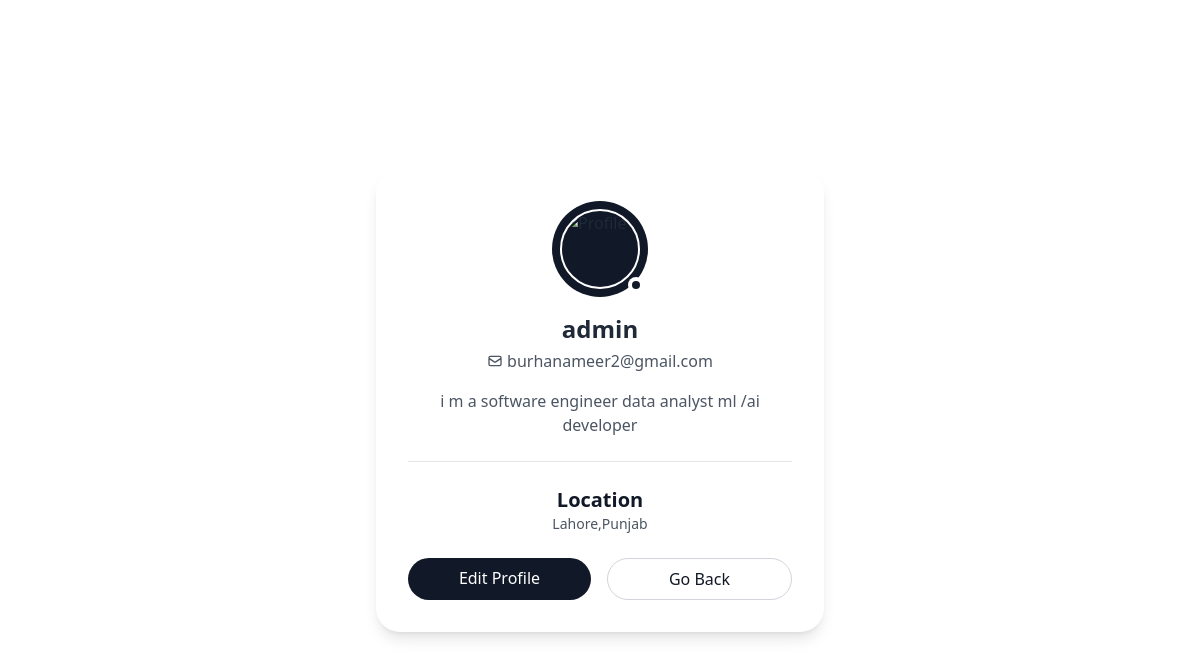
/profile/ (signed in), run on the app's committed database.
### homeusers/models.py (models this page shows, shortened)
class CustomUser(AbstractUser):
    RoleChoices = (
        ("customer", "Customer Account"),
        ("business", "Business Account")
    )
    role = models.CharField(max_length=20, choices=RoleChoices, default="customer")
    profile_pic = CloudinaryField(
        'image',
        folder="profile_pics/",
        default="profile_pics/crcmmzrp6a5il1tdx7al",
        null=True,
        blank=True
    )
    Bio=models.CharField(max_length=1000 ,null=True,blank=True)
    website=models.CharField(max_length=300, null=True, blank=True)
    location=models.CharField(max_length=300 ,null=True,blank=True)
    groups = models.ManyToManyField(
        'auth.Group',
        related_name='custom_user_groups',  # Changed related_name
        blank=True,
        help_text='The groups this user belongs to.',
        verbose_name='groups',
    )
    user_permissions = models.ManyToManyField(
        'auth.Permission',
        related_name='custom_user_permissions',  # Changed related_name
        blank=True,
        help_text='Specific permissions for this user.',
        verbose_name='user permissions',
    )
    class Meta:
        verbose_name = 'User'
        verbose_name_plural = 'Users'

### homebase/views.py (the view)
# urls.py: path("profile/",homeviews.Profile,name="profile"),
@login_required(login_url='login')
def Profile(request):
    context = {}
    if request.user.role == 'business':
        post_count = Products.objects.filter(admin=request.user).count()
        context['post_count'] = post_count
    return render(request, 'profile.html', context)

### homebase/templates/profile.html (shortened to what this page needs)
{% load static %}
<!DOCTYPE html>
<html lang="en">
<head>
  <link rel="stylesheet" href="{% static 'css/dist/styles.css' %}" />
</head>
<body class="min-h-screen flex items-center justify-center bg-white p-4">
  <div class="bg-white rounded-3xl shadow-lg max-w-md w-full mx-auto p-8">
    <div class="flex justify-center mb-4">
      <div class="relative">
        <div class="w-24 h-24 rounded-full bg-gray-900 flex items-center justify-center">
          <div>
            <img class="w-20 h-20 rounded-full border-2 border-white" src="{{request.user.profile_pic.url}}" alt="Profile">
          </div>
        </div>
        <div class="absolute bottom-1 right-1 w-4 h-4 bg-white rounded-full flex items-center justify-center">
          <div class="w-2 h-2 bg-gray-900 rounded-full"></div>
        </div>
      </div>
    </div>
    <div class="text-center mb-6">
      <h1 class="text-2xl font-bold mb-1">{{request.user.username}}</h1>
      <div class="flex items-center justify-center text-gray-600 mb-4">
        <svg xmlns="http://www.w3.org/2000/svg" class="h-4 w-4 mr-1" fill="none" viewBox="0 0 24 24" stroke="currentColor">
          <path stroke-linecap="round" stroke-linejoin="round" stroke-width="2" d="M3 8l7.89 5.26a2 2 0 002.22 0L21 8M5 19h14a2 2 0 002-2V7a2 2 0 00-2-2H5a2 2 0 00-2 2v10a2 2 0 002 2z" />
        </svg>
        <span>{{request.user.email}}</span>
      </div>
      <p class="text-gray-600 max-w-sm mx-auto">
        {{request.user.Bio}}
      </p>
    </div>
    <div class="border-t border-gray-200 my-6"></div>
    <div class="grid {% if request.user.role == 'business' %}grid-cols-3{% else %}grid-cols-1{% endif %} gap-12 mb-6 justify-items-center">
      <div class="text-center">
        <p class="text-xl font-bold text-gray-900">Location</p>
        <p class="text-gray-600 text-sm">{{request.user.location|default:"Not specified"}}</p>
      </div>
    </div>
    <div class="flex gap-4">
      <a class="bg-gray-900 text-white py-2 px-4 rounded-full font-medium flex-1 text-center hover:bg-gray-800 transition-colors" href="{% url 'edit_profile' %}">
        Edit Profile
      </a>
      <a href="{% if request.user.role == 'business' %}{% url 'adminpage' %}{% else %}{% url 'home' %}{% endif %}"
         class="bg-white text-gray-900 border border-gray-300 py-2 px-4 rounded-full font-medium flex-1 text-center hover:bg-gray-50 transition-colors">
        Go Back
      </a>
    </div>
  </div>
</body>
</html>

### data on the page
CustomUser: user.username "admin", user.email "burhanameer2@gmail.com", user.Bio "i m a software engineer data analyst ml /ai developer", user.location "Lahore,Punjab"
